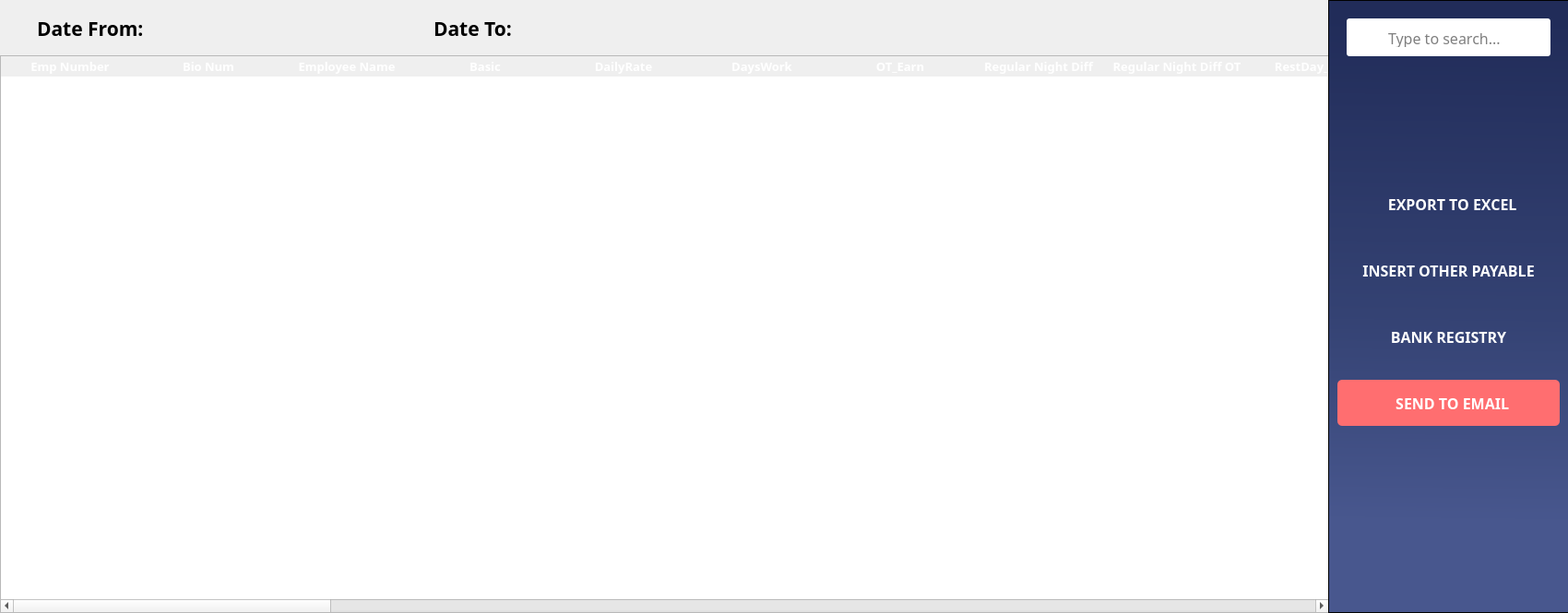
<?xml version="1.0" encoding="UTF-8"?>
<ui version="4.0">
 <class>MainWindow</class>
 <widget class="QMainWindow" name="MainWindow">
  <property name="geometry">
   <rect>
    <x>0</x>
    <y>0</y>
    <width>1700</width>
    <height>665</height>
   </rect>
  </property>
  <property name="windowTitle">
   <string>PayTrans</string>
  </property>
  <property name="windowIcon">
   <iconset>
    <normaloff>../Icons/logo.svg</normaloff>../Icons/logo.svg</iconset>
  </property>
  <widget class="QWidget" name="centralwidget">
   <widget class="QTableWidget" name="paytransTable">
    <property name="geometry">
     <rect>
      <x>0</x>
      <y>60</y>
      <width>1441</width>
      <height>605</height>
     </rect>
    </property>
    <property name="sizePolicy">
     <sizepolicy hsizetype="Fixed" vsizetype="Fixed">
      <horstretch>0</horstretch>
      <verstretch>0</verstretch>
     </sizepolicy>
    </property>
    <property name="font">
     <font>
      <family>Poppins SemiBold</family>
      <pointsize>10</pointsize>
      <weight>75</weight>
      <bold>true</bold>
     </font>
    </property>
    <property name="focusPolicy">
     <enum>Qt::ClickFocus</enum>
    </property>
    <property name="contextMenuPolicy">
     <enum>Qt::DefaultContextMenu</enum>
    </property>
    <property name="styleSheet">
     <string notr="true">/* Header Design */

QHeaderView::section {
	font-family: Poppins;
	font-weight: bold;
	font-size: 13px;
	color: white;
	background-color: &quot;#344273&quot;;
	border: none;
}

/* Style for the selected row */
QTableView::item:selected:active {
	 selection-background-color: &quot;#9DADDF&quot;;
}

/* Style for the alternate row */
QTableWidget {
	alternate-background-color: &quot;#DDDDDD&quot;;
}</string>
    </property>
    <property name="horizontalScrollBarPolicy">
     <enum>Qt::ScrollBarAsNeeded</enum>
    </property>
    <property name="sizeAdjustPolicy">
     <enum>QAbstractScrollArea::AdjustIgnored</enum>
    </property>
    <property name="editTriggers">
     <set>QAbstractItemView::NoEditTriggers</set>
    </property>
    <property name="tabKeyNavigation">
     <bool>false</bool>
    </property>
    <property name="showDropIndicator" stdset="0">
     <bool>false</bool>
    </property>
    <property name="dragDropOverwriteMode">
     <bool>false</bool>
    </property>
    <property name="alternatingRowColors">
     <bool>true</bool>
    </property>
    <property name="selectionMode">
     <enum>QAbstractItemView::SingleSelection</enum>
    </property>
    <property name="selectionBehavior">
     <enum>QAbstractItemView::SelectRows</enum>
    </property>
    <property name="textElideMode">
     <enum>Qt::ElideRight</enum>
    </property>
    <property name="showGrid">
     <bool>false</bool>
    </property>
    <property name="gridStyle">
     <enum>Qt::SolidLine</enum>
    </property>
    <property name="sortingEnabled">
     <bool>false</bool>
    </property>
    <property name="cornerButtonEnabled">
     <bool>false</bool>
    </property>
    <property name="columnCount">
     <number>37</number>
    </property>
    <attribute name="horizontalHeaderVisible">
     <bool>true</bool>
    </attribute>
    <attribute name="horizontalHeaderCascadingSectionResizes">
     <bool>true</bool>
    </attribute>
    <attribute name="horizontalHeaderMinimumSectionSize">
     <number>50</number>
    </attribute>
    <attribute name="horizontalHeaderDefaultSectionSize">
     <number>150</number>
    </attribute>
    <attribute name="horizontalHeaderHighlightSections">
     <bool>true</bool>
    </attribute>
    <attribute name="horizontalHeaderShowSortIndicator" stdset="0">
     <bool>false</bool>
    </attribute>
    <attribute name="horizontalHeaderStretchLastSection">
     <bool>true</bool>
    </attribute>
    <attribute name="verticalHeaderVisible">
     <bool>false</bool>
    </attribute>
    <attribute name="verticalHeaderCascadingSectionResizes">
     <bool>false</bool>
    </attribute>
    <attribute name="verticalHeaderMinimumSectionSize">
     <number>23</number>
    </attribute>
    <attribute name="verticalHeaderDefaultSectionSize">
     <number>31</number>
    </attribute>
    <attribute name="verticalHeaderHighlightSections">
     <bool>false</bool>
    </attribute>
    <attribute name="verticalHeaderShowSortIndicator" stdset="0">
     <bool>false</bool>
    </attribute>
    <column>
     <property name="text">
      <string>Emp Number</string>
     </property>
    </column>
    <column>
     <property name="text">
      <string>Bio Num</string>
     </property>
    </column>
    <column>
     <property name="text">
      <string>Employee Name</string>
     </property>
     <property name="font">
      <font>
       <strikeout>false</strikeout>
      </font>
     </property>
     <property name="foreground">
      <brush brushstyle="SolidPattern">
       <color alpha="255">
        <red>0</red>
        <green>0</green>
        <blue>0</blue>
       </color>
      </brush>
     </property>
    </column>
    <column>
     <property name="text">
      <string>Basic</string>
     </property>
    </column>
    <column>
     <property name="text">
      <string>DailyRate</string>
     </property>
    </column>
    <column>
     <property name="text">
      <string>DaysWork</string>
     </property>
    </column>
    <column>
     <property name="text">
      <string>OT_Earn</string>
     </property>
    </column>
    <column>
     <property name="text">
      <string>Regular Night Diff</string>
     </property>
    </column>
    <column>
     <property name="text">
      <string>Regular Night Diff OT</string>
     </property>
    </column>
    <column>
     <property name="text">
      <string>RestDay_Earn</string>
     </property>
    </column>
    <column>
     <property name="text">
      <string>RestDayOT_Earn</string>
     </property>
    </column>
    <column>
     <property name="text">
      <string>RestDayND_Earn</string>
     </property>
    </column>
    <column>
     <property name="text">
      <string>RestDayNDOT_Earn</string>
     </property>
    </column>
    <column>
     <property name="text">
      <string>Holiday_Earn</string>
     </property>
    </column>
    <column>
     <property name="text">
      <string>HolidayOT_Earn</string>
     </property>
    </column>
    <column>
     <property name="text">
      <string>HolidayND_Earn</string>
     </property>
    </column>
    <column>
     <property name="text">
      <string>HolidayNDOT_Earn</string>
     </property>
    </column>
    <column>
     <property name="text">
      <string>RestHoli_Earn</string>
     </property>
    </column>
    <column>
     <property name="text">
      <string>RestHoliOT_Earn</string>
     </property>
    </column>
    <column>
     <property name="text">
      <string>RestHoliND_Earn</string>
     </property>
    </column>
    <column>
     <property name="text">
      <string>RestHoliNDOT_Earn</string>
     </property>
    </column>
    <column>
     <property name="text">
      <string>Late</string>
     </property>
    </column>
    <column>
     <property name="text">
      <string>Undertime</string>
     </property>
    </column>
    <column>
     <property name="text">
      <string>Late/Absent</string>
     </property>
    </column>
    <column>
     <property name="text">
      <string>SSS_Loan</string>
     </property>
    </column>
    <column>
     <property name="text">
      <string>Pagibig_Loan</string>
     </property>
    </column>
    <column>
     <property name="text">
      <string>Cash_Advance</string>
     </property>
    </column>
    <column>
     <property name="text">
      <string>Canteen</string>
     </property>
    </column>
    <column>
     <property name="text">
      <string>Tax</string>
     </property>
    </column>
    <column>
     <property name="text">
      <string>SSS</string>
     </property>
    </column>
    <column>
     <property name="text">
      <string>Medicare/Philhealth</string>
     </property>
    </column>
    <column>
     <property name="text">
      <string>Pagibig</string>
     </property>
    </column>
    <column>
     <property name="text">
      <string>Clinic</string>
     </property>
    </column>
    <column>
     <property name="text">
      <string>Arayata_Annual</string>
     </property>
    </column>
    <column>
     <property name="text">
      <string>HMI</string>
     </property>
    </column>
    <column>
     <property name="text">
      <string>Funeral</string>
     </property>
    </column>
    <column>
     <property name="text">
      <string>Voluntary</string>
     </property>
    </column>
   </widget>
   <widget class="QWidget" name="widget" native="true">
    <property name="geometry">
     <rect>
      <x>0</x>
      <y>0</y>
      <width>1441</width>
      <height>61</height>
     </rect>
    </property>
    <property name="styleSheet">
     <string notr="true">#widget{
background-color: &quot;#DCE5FE&quot;;
}
</string>
    </property>
    <widget class="QLabel" name="lblDateFrom">
     <property name="geometry">
      <rect>
       <x>40</x>
       <y>20</y>
       <width>121</width>
       <height>21</height>
      </rect>
     </property>
     <property name="font">
      <font>
       <family>Poppins</family>
       <pointsize>16</pointsize>
       <weight>75</weight>
       <bold>true</bold>
      </font>
     </property>
     <property name="text">
      <string>Date From:</string>
     </property>
    </widget>
    <widget class="QLabel" name="lblFrom">
     <property name="geometry">
      <rect>
       <x>160</x>
       <y>20</y>
       <width>181</width>
       <height>21</height>
      </rect>
     </property>
     <property name="font">
      <font>
       <family>Poppins</family>
       <pointsize>12</pointsize>
       <weight>50</weight>
       <bold>false</bold>
      </font>
     </property>
     <property name="text">
      <string/>
     </property>
     <property name="alignment">
      <set>Qt::AlignCenter</set>
     </property>
    </widget>
    <widget class="QLabel" name="lblTo">
     <property name="geometry">
      <rect>
       <x>560</x>
       <y>20</y>
       <width>181</width>
       <height>21</height>
      </rect>
     </property>
     <property name="font">
      <font>
       <family>Poppins</family>
       <pointsize>12</pointsize>
       <weight>50</weight>
       <bold>false</bold>
      </font>
     </property>
     <property name="text">
      <string/>
     </property>
     <property name="alignment">
      <set>Qt::AlignCenter</set>
     </property>
    </widget>
    <widget class="QLabel" name="lblDateTo">
     <property name="geometry">
      <rect>
       <x>470</x>
       <y>20</y>
       <width>91</width>
       <height>21</height>
      </rect>
     </property>
     <property name="font">
      <font>
       <family>Poppins</family>
       <pointsize>16</pointsize>
       <weight>75</weight>
       <bold>true</bold>
      </font>
     </property>
     <property name="text">
      <string>Date To:</string>
     </property>
    </widget>
   </widget>
   <widget class="QFrame" name="sideBar">
    <property name="geometry">
     <rect>
      <x>1440</x>
      <y>0</y>
      <width>261</width>
      <height>665</height>
     </rect>
    </property>
    <property name="font">
     <font>
      <family>Poppins</family>
      <weight>75</weight>
      <bold>true</bold>
     </font>
    </property>
    <property name="styleSheet">
     <string notr="true">#sideBar{
	background-color: qlineargradient(spread:pad, x1:0.508, y1:0.0340909, x2:0.503051, y2:1, stop:0 rgba(33, 44, 89, 255), stop:0.497175 rgba(52, 66, 115, 255), stop:0.847458 rgba(72, 87, 142, 255))
}

#btnInsertDeduction{
background-color: &quot;#546aba&quot;;
color: white;
border: none;
border-radius: 5px;
}

#btnInsertDeduction:hover{
background-color: #485ba1;
}

#btnPayTrans{
border-radius: 5px;
color: white;
background-color: &quot;#30d977&quot;;
}

#btnPayTrans:hover{
	background-color: &quot;#26ad5f&quot;;
}

#btnSendToEmail{
border-radius: 5px;
color: white;
background-color: rgb(255, 110, 112);
}

#btnSendToEmail:hover{
background-color: #c75657;
}

#btnBank{
background-color: &quot;#546aba&quot;;
color: white;
border: none;
border-radius: 5px;
}

#btnBank:hover{
background-color: #485ba1;
}</string>
    </property>
    <property name="frameShape">
     <enum>QFrame::StyledPanel</enum>
    </property>
    <property name="frameShadow">
     <enum>QFrame::Raised</enum>
    </property>
    <widget class="QWidget" name="widget_2" native="true">
     <property name="geometry">
      <rect>
       <x>10</x>
       <y>180</y>
       <width>241</width>
       <height>301</height>
      </rect>
     </property>
     <layout class="QVBoxLayout" name="verticalLayout">
      <item>
       <widget class="QPushButton" name="btnPayTrans">
        <property name="minimumSize">
         <size>
          <width>0</width>
          <height>50</height>
         </size>
        </property>
        <property name="font">
         <font>
          <family>Poppins</family>
          <pointsize>12</pointsize>
          <weight>75</weight>
          <bold>true</bold>
         </font>
        </property>
        <property name="cursor">
         <cursorShape>PointingHandCursor</cursorShape>
        </property>
        <property name="styleSheet">
         <string notr="true"/>
        </property>
        <property name="text">
         <string>  EXPORT TO EXCEL</string>
        </property>
        <property name="icon">
         <iconset>
          <normaloff>../Icons/export.svg</normaloff>../Icons/export.svg</iconset>
        </property>
        <property name="iconSize">
         <size>
          <width>22</width>
          <height>22</height>
         </size>
        </property>
       </widget>
      </item>
      <item>
       <widget class="QPushButton" name="btnInsertDeduction">
        <property name="minimumSize">
         <size>
          <width>0</width>
          <height>50</height>
         </size>
        </property>
        <property name="font">
         <font>
          <family>Poppins</family>
          <pointsize>12</pointsize>
          <weight>75</weight>
          <bold>true</bold>
         </font>
        </property>
        <property name="cursor">
         <cursorShape>PointingHandCursor</cursorShape>
        </property>
        <property name="styleSheet">
         <string notr="true"/>
        </property>
        <property name="text">
         <string>INSERT OTHER PAYABLE</string>
        </property>
        <property name="iconSize">
         <size>
          <width>22</width>
          <height>22</height>
         </size>
        </property>
       </widget>
      </item>
      <item>
       <widget class="QPushButton" name="btnBank">
        <property name="minimumSize">
         <size>
          <width>0</width>
          <height>50</height>
         </size>
        </property>
        <property name="font">
         <font>
          <family>Poppins</family>
          <pointsize>12</pointsize>
          <weight>75</weight>
          <bold>true</bold>
         </font>
        </property>
        <property name="cursor">
         <cursorShape>PointingHandCursor</cursorShape>
        </property>
        <property name="styleSheet">
         <string notr="true"/>
        </property>
        <property name="text">
         <string>BANK REGISTRY</string>
        </property>
        <property name="icon">
         <iconset>
          <normaloff>../../../../../../Acer/.designer/Icons/mail.svg</normaloff>../../../../../../Acer/.designer/Icons/mail.svg</iconset>
        </property>
        <property name="iconSize">
         <size>
          <width>22</width>
          <height>22</height>
         </size>
        </property>
       </widget>
      </item>
      <item>
       <widget class="QPushButton" name="btnSendToEmail">
        <property name="minimumSize">
         <size>
          <width>0</width>
          <height>50</height>
         </size>
        </property>
        <property name="font">
         <font>
          <family>Poppins</family>
          <pointsize>12</pointsize>
          <weight>75</weight>
          <bold>true</bold>
         </font>
        </property>
        <property name="cursor">
         <cursorShape>PointingHandCursor</cursorShape>
        </property>
        <property name="styleSheet">
         <string notr="true"/>
        </property>
        <property name="text">
         <string>  SEND TO EMAIL</string>
        </property>
        <property name="icon">
         <iconset>
          <normaloff>../Icons/mail.svg</normaloff>../Icons/mail.svg</iconset>
        </property>
        <property name="iconSize">
         <size>
          <width>22</width>
          <height>22</height>
         </size>
        </property>
       </widget>
      </item>
     </layout>
    </widget>
    <widget class="QFrame" name="searchBar">
     <property name="geometry">
      <rect>
       <x>20</x>
       <y>20</y>
       <width>221</width>
       <height>41</height>
      </rect>
     </property>
     <property name="focusPolicy">
      <enum>Qt::StrongFocus</enum>
     </property>
     <property name="styleSheet">
      <string notr="true">#searchBar{
	background-color: white;
	border: 1px solid &quot;#344273&quot;;
	border-radius: 3px; 
}</string>
     </property>
     <property name="frameShape">
      <enum>QFrame::StyledPanel</enum>
     </property>
     <property name="frameShadow">
      <enum>QFrame::Raised</enum>
     </property>
     <widget class="QLineEdit" name="searchBioNum">
      <property name="geometry">
       <rect>
        <x>43</x>
        <y>10</y>
        <width>161</width>
        <height>21</height>
       </rect>
      </property>
      <property name="font">
       <font>
        <family>Poppins</family>
        <pointsize>12</pointsize>
       </font>
      </property>
      <property name="focusPolicy">
       <enum>Qt::ClickFocus</enum>
      </property>
      <property name="styleSheet">
       <string notr="true">#txtSearch{

}</string>
      </property>
      <property name="text">
       <string/>
      </property>
      <property name="frame">
       <bool>false</bool>
      </property>
      <property name="placeholderText">
       <string>Type to search...</string>
      </property>
     </widget>
     <widget class="QLabel" name="searchIcon">
      <property name="geometry">
       <rect>
        <x>10</x>
        <y>10</y>
        <width>31</width>
        <height>21</height>
       </rect>
      </property>
      <property name="styleSheet">
       <string notr="true">#searchIcon{
	background-color: white;
}</string>
      </property>
      <property name="text">
       <string/>
      </property>
      <property name="pixmap">
       <pixmap>../Icons/search.svg</pixmap>
      </property>
      <property name="scaledContents">
       <bool>false</bool>
      </property>
      <property name="alignment">
       <set>Qt::AlignCenter</set>
      </property>
     </widget>
    </widget>
   </widget>
  </widget>
 </widget>
 <resources/>
 <connections/>
</ui>
